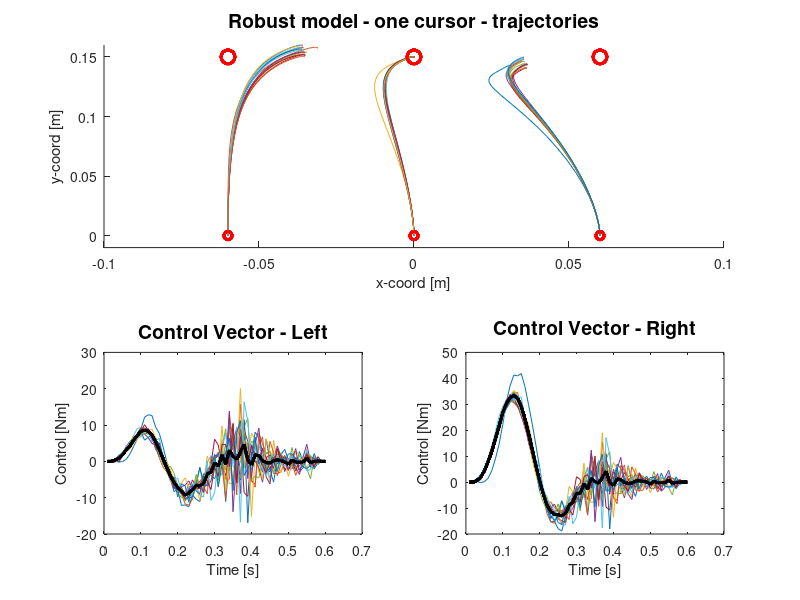
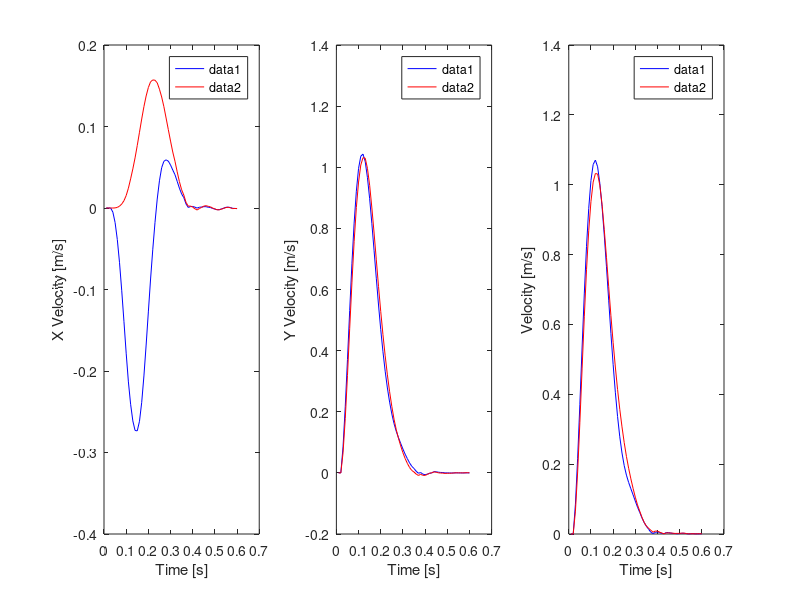
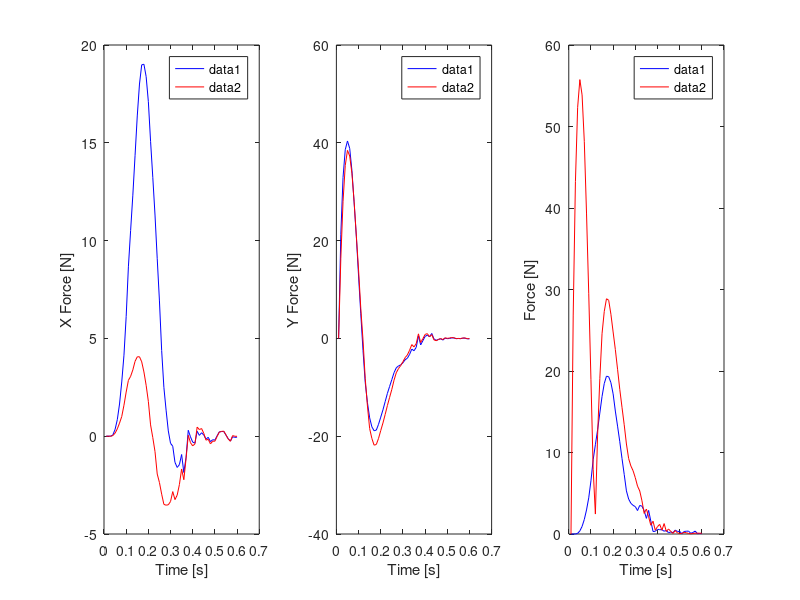

Write the MATLAB code that produced these figures, in order.
clear all
close all
clc

%-------------------------------------------------------------------------%
% based on the papers:
%
% 1) "A very fast time scale of human motor adaptation: Within movement 
% adjustments of internal representations during reaching", Crevecoeur
% 2020.
%
% 2) "Optimal Task-Dependent Changes of Bimanual Feedback Control and 
% Adaptation", Diedrichsen 2007.

%% %---PARAMETERS---% %% 

m              = 2.5;  % [kg]
k              = 0.1;  % [Nsm^-1]
tau            = 0.1;  % [s]
delta          = 0.01; % [s]  
theta          = 15;   % [N/(m/s)] - coeff pert force (F = +-L*dy/dt)
alpha          = [1000 1000 20 20 0 0];% [PosX, PosY, VelX, VelY, Fx, Fy]
learning_rates = [.1 .1];% [right left]
coeffQ         = 1;      % increase or decrease Q matrix during trials
time           = 0.6;    % [s] - experiment 1 - reaching the target
stab           = 0.01;   % [s] - experiment 1 - stabilization 
nStep          = round((time+stab)/delta)-1;
N              = round(time/delta);


% Protocol parameters

right_perturbation = 'CCW';     % CCW, CW or BASELINE (no FFs)
left_perturbation  = 'BASELINE';% CCW, CW or BASELINE (no FFs)
numoftrials        = 15;        % number of trials 
catch_trials       = 0;         % number of catch trials


%% %---SYSTEM CREATION---% %%

% STATE VECTOR REPRESENTATION:
% (1-6)  RIGHT HAND x, y, dx, dy, fx and fy
% (7-12) LEFT HAND  x, y, dx, dy, fx and fy
% (13-14) MID POINT x and y

xinit  = [.06 0 0 0 0 0 -.06 0 0 0 0 0 0 0]';    % [right left]
xfinal = [.06 .15 0 0 0 0 -.06 .15 0 0 0 0 0 0.15]';% [right left] 

%---System---%
A = [0 0 1 0 0 0; 0 0 0 1 0 0;...
	 0 0 -k/m 0 1/m 0;...
	 0 0 0 -k/m 0 1/m; 0 0 0 0 -1/tau 0;...
	 0 0 0 0 0 -1/tau];
A = blkdiag(A,A);
A = [A zeros(12,2); zeros(2,14)];
A(13,:) = [0 0 0.5 0 0 0 0 0 0.5 0 0 0 0 0];
A(14,:) = [0 0 0 0.5  0 0 0 0 0 0.5 0 0 0 0];
B = zeros(6,2);
B(5,1) = 1/tau;
B(6,2) = 1/tau;
B = blkdiag(B,B);
B = [B; zeros(2,4)];

ns = size(A,1);
nc = size(B,2);

A_hat = A;
DA = (A-A_hat)*delta; % Used when there is a model error
A = eye(size(A))+delta*A;
A_hat = eye(size(A_hat))+delta*A_hat;
B = delta*B;

% Observability Matrix
H = eye(size(A,1));
E = eye(ns,1)';          %See Basar and Tamer, pp. 171


%% %---COST FUNCTION---% %%

Q = zeros(size(A,1),size(A,2),nStep);
M = Q;
TM = Q;
Id = eye(ns);

runningalpha = zeros(ns,nStep); 
for i = 1:nStep
    
    fact = min(1,(i*delta/time))^3;%2
    temp_R = [1 1 fact*10^6 fact*10^6 1 1];%2 - 4 - 4.2 - 8.2
    temp_L = [1 1 fact*10^6 fact*10^6 1 1];%4 - 4 - 4 - 4
    runningalpha(:,i) = [temp_R temp_L fact*10^8 fact*10^8]';
    
end

%Filling in the cost matrices
for j = 1:nStep
    for i = 1:ns
        
        Q(:,:,j) = Q(:,:,j) + runningalpha(i,j)*Id(:,i)*Id(:,i)';
        
    end
end

%Signal Dependent Noise
nc = size(B,2);
Csdn = zeros(size(B,1),nc,nc);
for i = 1:nc
    Csdn(:,i,i) = .1*B(:,i);    
end

M = Q;
TM = Q;
D = eye(ns);

% Implementing the backwards recursions

M(:,:,end) = Q(:,:,end);
L = zeros(size(B,2),size(A,1),nStep-1);  % Optimal Minimax Gains
Lambda = zeros(size(A,1),size(A,2),nStep-1);

% Optimization of gamma
gamma = 50000;
minlambda = zeros(nStep-1,1);
gammaK = 0.5;
reduceStep = 1;
positive = false;
relGamma = 1;

while (relGamma > .001 || ~positive)

    for k = nStep-1:-1:1

        % Minimax Feedback Control
        TM(:,:,k) = gamma^2*eye(size(A))-D'*M(:,:,k+1)*D;
        minlambda(k) = min(eig(TM(:,:,k)));

        Lambda(:,:,k) = eye(size(A_hat))+(B*B'-gamma^-2*(D*D'))*M(:,:,k+1);
        M(:,:,k) = Q(:,:,k)+A_hat'*(M(:,:,k+1)^-1+B*B'-gamma^-2*D*D')^-1*A_hat;
        L(:,:,k) = B'*M(:,:,k+1)*Lambda(:,:,k)^-1*A_hat;

    end

    oldGamma = gamma;

    if min(real(minlambda)) >= 0

        gamma = (1-gammaK)*gamma;
        relGamma = (oldGamma-gamma)/oldGamma;
        positive = true;

    elseif min(real(minlambda)) < 0

        gamma = (1-gammaK)^-1*gamma;
        reduceStep = reduceStep + 0.5;
        relGamma = -(oldGamma-gamma)/oldGamma;
        gammaK = gammaK^reduceStep;
        positive = false;

    end
end

%% %---SIMULATION---% %%

% Add perturbation (curl FFs) to the matrix A
switch right_perturbation
    case 'CCW'
        A(3,4) = -delta*(theta/m);
        A(4,3) = delta*(theta/m);
    case 'CW'
        A(3,4) = delta*(theta/m);
        A(4,3) = -delta*(theta/m);
    case 'BASELINE'
        A(3,4) = 0;
        A(4,3) = 0;
    otherwise
        error('The perturbation choice is incorrect !')
end

switch left_perturbation
    case 'CCW'
        A(9,10) = -delta*(theta/m);
        A(10,9) = delta*(theta/m);
    case 'CW'
        A(9,10) = delta*(theta/m);
        A(10,9) = -delta*(theta/m);
    case 'BASELINE'
        A(9,10) = 0;
        A(10,9) = 0;
    otherwise
        error('The perturbation choice is incorrect !')
end

% Initialization simulation

 % Robust
x = zeros(ns,nStep+1,numoftrials);
xhat = x;

control     = zeros(nc,nStep,numoftrials);    % Initialize control
avControl   = zeros(nc,nStep);                % Average Control variable

% Random indexes for catch trials
catch_trials_idx = [];

if catch_trials ~= 0
    while length(catch_trials_idx) ~= catch_trials
        random = randi(numoftrials, 1, 1); 
        catch_trials_idx = [catch_trials_idx random];
        catch_trials_idx = unique(catch_trials_idx);
    end
end

for p = 1:numoftrials

    % Robust
    x(:,1,p) = xinit - xfinal;
    xhat(:,1,p) = x(:,1,p);
    u = zeros(nStep-1,size(B,2)); % size(B,2) is the control dimension
    w = zeros(ns,1);
    Oxi = 0.001*B*B';
    Omega = eye(6)*Oxi(5,5);

    %Parameters for State Estimation
    Sigma = zeros(ns,ns,nStep);
    Sigma(:,:,1) = eye(ns)*10^-2;
    SigmaK = Sigma;

    for i = 1:nStep-1

        %--- Robust ---%
        A_old = A;
        
        if (~isempty(catch_trials_idx)) & (k == catch_trials_idx)
            A(3,4)  = 0;
            A(9,10) = 0;
            A(4,3)  = 0;
            A(10,9) = 0;
        end

        sensoryNoise = mvnrnd(zeros(size(Omega,1),1),Omega)';
        sensoryNoise = [sensoryNoise; sensoryNoise; 0;0];
        motorNoise = mvnrnd(zeros(size(Oxi,1),1),Oxi)';

        %MINMAX HINFTY CONTROL ------------------------------------------------
        %Riccati Equation for the State Estimator
        Sigma(:,:,i+1) = A_hat*(Sigma(:,:,i)^-1+H'*(E*E')^-1*H-gamma^-2*Q(:,:,i))^-1*A_hat'+D*D';

        %Feedback Eequation
        yx = H*x(:,i,p) + sensoryNoise;

        %Minmax Simulation with State Estimator
        u(i,:) = -B'*(M(:,:,i+1)^-1+B*B'-gamma^-2*(D*D'))^-1*A_hat*...   %Control
        (eye(ns)-gamma^-2*Sigma(:,:,i)*M(:,:,1))^-1*xhat(:,i,p);

        %Signal Dependent Noise - Robust Control
        sdn = 0;

        for isdn = 1:nc
            sdn = sdn + normrnd(0,1)*Csdn(:,:,isdn)*u(i,:)';
        end

        xhat(:,i+1,p) = A_hat*xhat(:,i,p) + B*u(i,:)'+...
        A_hat*(Sigma(:,:,i)^-1+H'*(E*E')^-1*H-gamma^-2*Q(:,:,i))^-1*(gamma^-2*Q(:,:,i)*xhat(:,i,p)+H'*(E*E')^-1*(yx-H*xhat(:,i,p)));

        % Minmax Simulation
        DA = A - A_hat;          
        wx = DA*x(:,i,p); % Non zero if there is a model error. 
        x(:,i+1,p) = A_hat*x(:,i,p) + B*u(i,:)'+ D*wx + motorNoise + sdn;

        % Update the A matrix
        
        % Update the A matrix (see eq.(9))
        eps = x(1:6,i+1,p)- xhat(1:6,i+1,p);
        
        theta_up_R = A_hat(3,4);
        dzhat_dL = zeros(1,6);
        dzhat_dL(1,3) = xhat(4,i+1,p);% x_hat check
        theta_up_R = theta_up_R + learning_rates(1)*dzhat_dL*eps;
        A_hat(3,4) = theta_up_R;
        
        theta_up_R = A_hat(4,3);
        dzhat_dL = zeros(1,6);
        dzhat_dL(1,4) = xhat(3,i+1,p);% x_hat check
        theta_up_R = theta_up_R + learning_rates(1)*dzhat_dL*eps;
        A_hat(4,3) = theta_up_R;
        
        eps = x(7:12,i+1,p)- xhat(7:12,i+1,p);
        
        theta_up_L = A_hat(9,10);
        dzhat_dL = zeros(1,6);
        dzhat_dL(1,3) = xhat(10,i+1,p);
        theta_up_L  = theta_up_L + learning_rates(2)*dzhat_dL*eps;
        A_hat(9,10) = theta_up_L;
        
        theta_up_L = A_hat(10,9);
        dzhat_dL = zeros(1,6);
        dzhat_dL(1,4) = xhat(9,i+1,p);
        theta_up_L  = theta_up_L + learning_rates(2)*dzhat_dL*eps;
        A_hat(10,9) = theta_up_L;

        u_temp = [u(i,1) u(i,2) u(i,3) u(i,4)]';
        control(:,i,p) = u_temp;
        A = A_old;
    end
    
    avControl = avControl + control(:,:,p)/numoftrials;

end

%% %---GRAPHS---% %%

translate = repmat([.06 .15 0 0 0 0 -.06 .15 0 0 0 0 0 0.15]',1,N,numoftrials);
x     = x(:,1:N,:) + translate;

for trial = 1:numoftrials
    
    figure(1)
    
    % Position
    subplot(2,2,[1,2])
    hold on;
    midx = x(13,1:N,trial);
    midy = x(14,1:N,trial);
    plot(x(1,1:N,trial), x(2,1:N,trial)); 
    plot(x(7,1:N,trial), x(8,1:N,trial));
    plot(midx, midy);
    plot(0,0,'ro','LineWidth',2);
    plot(0,.15,'ro','MarkerSize',10,'LineWidth',2);
    plot(0.06,0,'ro','LineWidth',2);
    plot(0.06,.15,'ro','MarkerSize',10,'LineWidth',2);
    plot(-0.06,0,'ro','LineWidth',2);
    plot(-0.06,.15,'ro','MarkerSize',10,'LineWidth',2);
    xlabel('x-coord [m]'); ylabel('y-coord [m]'); title(['Robust model - one cursor - trajectories'],'FontSize',14);
    axis([-(max(x(1,:,1)) + 0.04) (max(x(1,:,1)) + 0.04)  -0.01 0.16])

    % Control
    subplot(2,2,4)
    plot([.01:.01:(nStep)*.01],control(1,:,trial)), hold on;
    plot([.01:.01:(nStep)*.01],avControl(1,:),'k','Linewidth',2)
    xlabel('Time [s]'); ylabel('Control [Nm]'); title('Control Vector - Right','FontSize',14);
    %axis square

    subplot(2,2,3)
    plot([.01:.01:(nStep)*.01],control(3,:,trial)), hold on;
    plot([.01:.01:(nStep)*.01],avControl(3,:),'k','Linewidth',2)
    xlabel('Time [s]'); ylabel('Control [Nm]'); title('Control Vector - Left','FontSize',14);
    %axis square

    %input(' ');    

end

% Velocity profiles

figure(2)
subplot(131)
plot([.01:.01:(nStep)*.01], x(3,:,end), 'b');hold on;
plot([.01:.01:(nStep)*.01], x(9,:,end), 'r');hold off;
xlabel('Time [s]');
ylabel('X Velocity [m/s]');
legend('right', 'left');

subplot(132)
plot([.01:.01:(nStep)*.01], x(4,:,end), 'b');hold on;
plot([.01:.01:(nStep)*.01], x(10,:,end), 'r');hold off;
xlabel('Time [s]');
ylabel('Y Velocity [m/s]');
legend('right', 'left');

subplot(133)
plot([.01:.01:(nStep)*.01], sqrt(x(3,:,end).^2+x(4,:,end).^2), 'b');hold on;
plot([.01:.01:(nStep)*.01], sqrt(x(9,:,end).^2+x(10,:,end).^2), 'r');hold off;
xlabel('Time [s]');
ylabel('Velocity [m/s]');
legend('right', 'left');

% Force profiles

figure(3)
subplot(131)
plot([.01:.01:(nStep)*.01], x(5,:,end), 'b');hold on;
plot([.01:.01:(nStep)*.01], x(11,:,end), 'r');hold off;
xlabel('Time [s]');
ylabel('X Force [N]');
legend('right', 'left');

subplot(132)
plot([.01:.01:(nStep)*.01], x(6,:,end), 'b');hold on;
plot([.01:.01:(nStep)*.01], x(12,:,end), 'r');hold off;
xlabel('Time [s]');
ylabel('Y Force [N]');
legend('right', 'left');

subplot(133)
plot([.01:.01:(nStep)*.01], sqrt(x(5,:,end).^2+x(11,:,end).^2), 'b');hold on;
plot([.01:.01:(nStep)*.01], sqrt(x(6,:,end).^2+x(12,:,end).^2), 'r');hold off;
xlabel('Time [s]');
ylabel('Force [N]');
legend('right', 'left');

